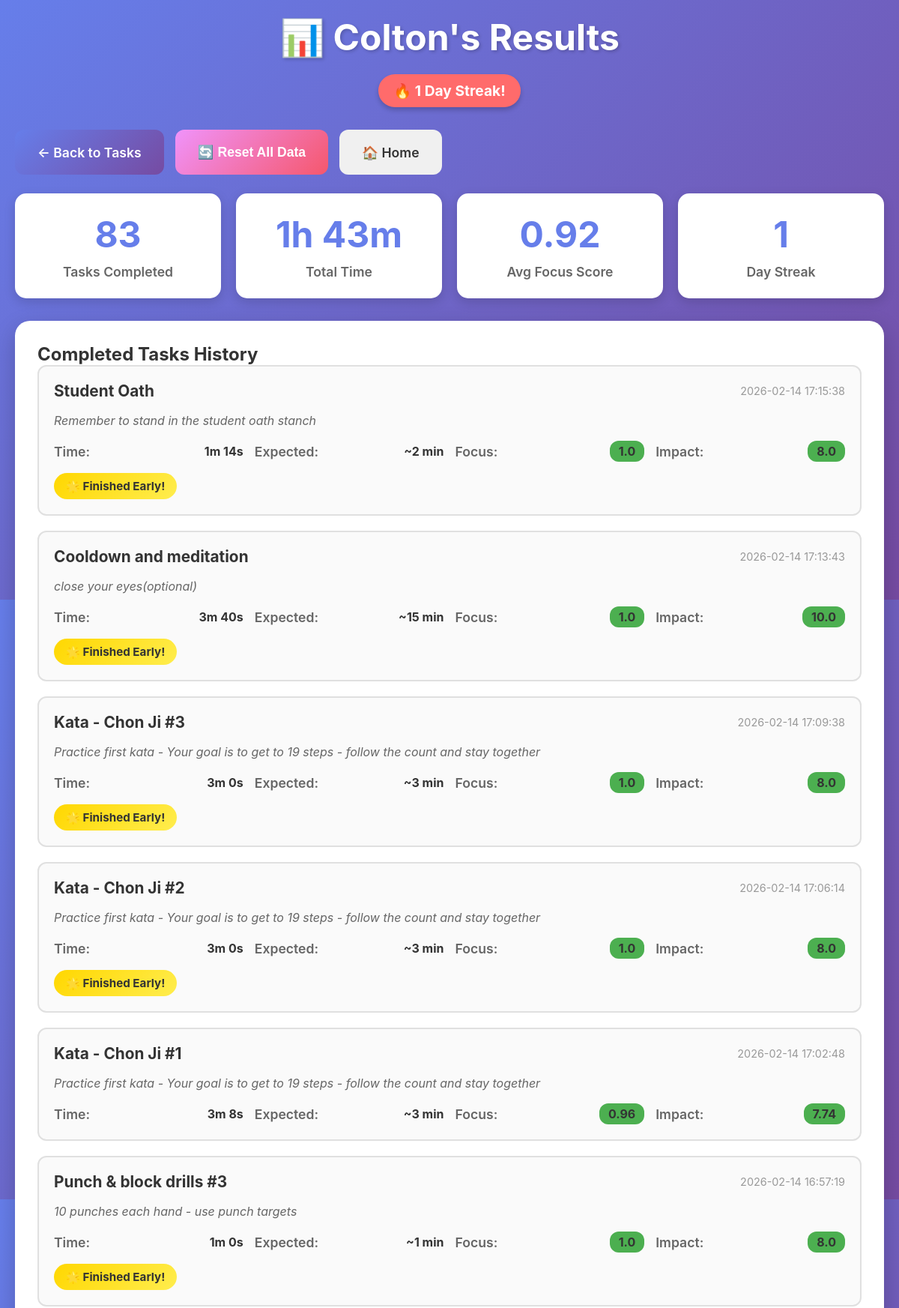
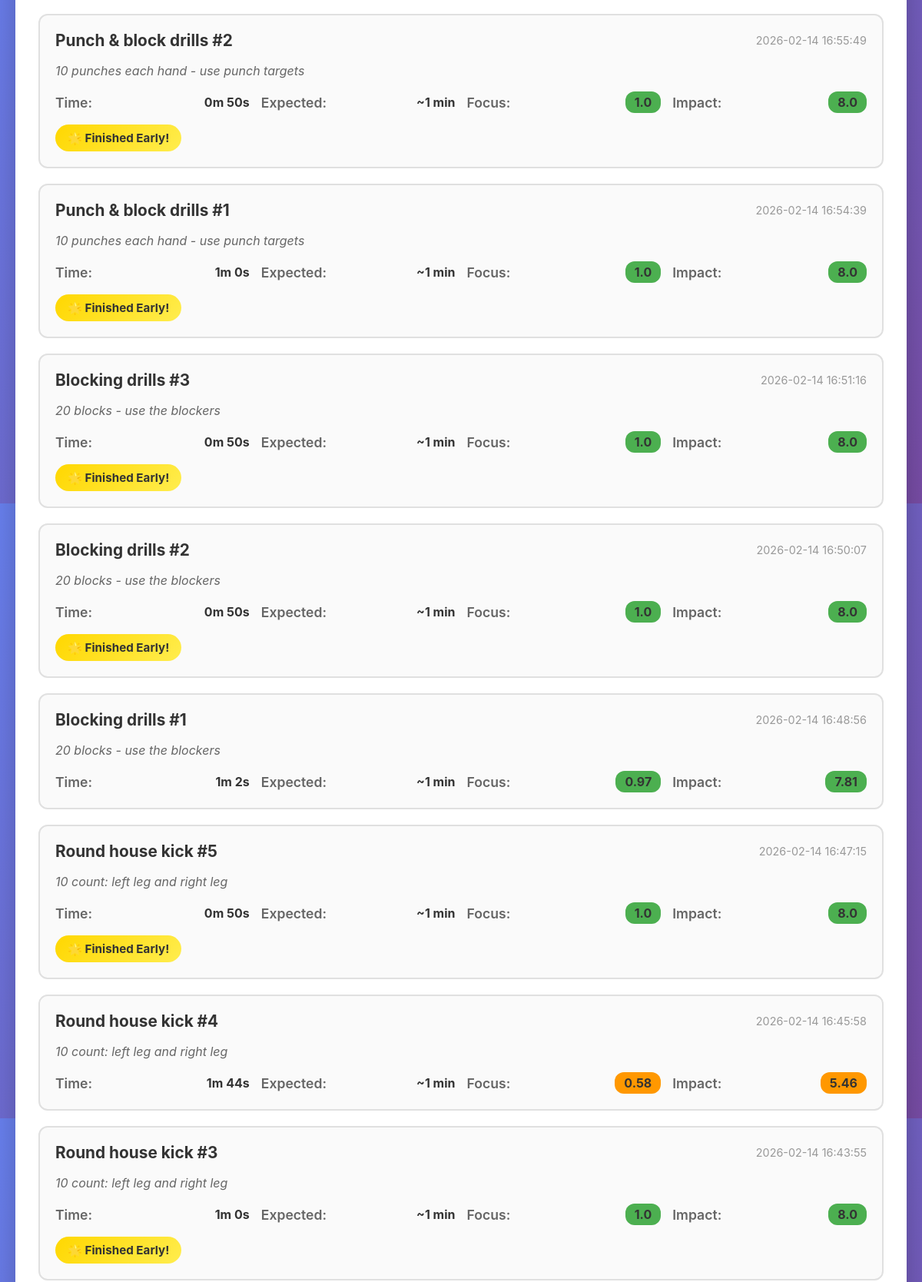
Page /results/1 (upper part) on the committed database (2 pictures, top to bottom).
### tables this page shows
CREATE TABLE students
                 (id INTEGER PRIMARY KEY AUTOINCREMENT,
                  name TEXT NOT NULL UNIQUE,
                  created_at TIMESTAMP DEFAULT CURRENT_TIMESTAMP);

CREATE TABLE task_completions
                 (id INTEGER PRIMARY KEY AUTOINCREMENT,
                  student_id INTEGER,
                  task_id INTEGER,
                  start_time TIMESTAMP,
                  end_time TIMESTAMP,
                  actual_time INTEGER,
                  focus_score REAL,
                  impact_score REAL,
                  completed_at TIMESTAMP DEFAULT CURRENT_TIMESTAMP,
                  FOREIGN KEY (student_id) REFERENCES students(id),
                  FOREIGN KEY (task_id) REFERENCES tasks(id));

CREATE TABLE tasks
                 (id INTEGER PRIMARY KEY AUTOINCREMENT,
                  title TEXT NOT NULL,
                  description TEXT,
                  estimated_time INTEGER,
                  difficulty_weight REAL DEFAULT 1.0,
                  created_at TIMESTAMP DEFAULT CURRENT_TIMESTAMP);

### main.py (the view)
@app.get("/results/{student_id}", response_class=HTMLResponse)
async def results(request: Request, student_id: int):
    conn = sqlite3.connect(DB_PATH)
    c = conn.cursor()
    c.execute("SELECT name FROM students WHERE id = ?", (student_id,))
    student = c.fetchone()
    if not student:
        conn.close()
        raise HTTPException(404, "Student not found")
    c.execute('''SELECT tc.id, t.title, t.description, t.estimated_time, tc.actual_time,
                        tc.focus_score, tc.impact_score, tc.completed_at
                 FROM task_completions tc
                 JOIN tasks t ON tc.task_id = t.id
                 WHERE tc.student_id = ?
                 ORDER BY tc.completed_at DESC''', (student_id,))
    completions = []
    total_time = 0
    total_focus = 0
    for row in c.fetchall():
        actual_seconds = row[4]
        total_time += actual_seconds
        total_focus += row[5]
        minutes = actual_seconds // 60
        seconds = actual_seconds % 60
        completions.append({
            "id": row[0],
            "title": row[1],
            "description": row[2],
            "estimated_time": row[3],
            "actual_time_display": f"{minutes}m {seconds}s",
            "actual_time": actual_seconds,
            "focus_score": round(row[5], 2),
            "impact_score": round(row[6], 2),
            "completed_at": row[7]
        })
    count = len(completions)
    avg_focus = round(total_focus / count, 2) if count > 0 else 0
    total_minutes = total_time // 60
    total_hours = total_minutes // 60
    remaining_minutes = total_minutes % 60
    streak = get_student_streak(student_id)
    conn.close()
    return templates.TemplateResponse("results.html", {
        "request": request,
        "student_id": student_id,
        "student_name": student[0],
        "completions": completions,
        "total_tasks": count,
        "total_time_display": f"{total_hours}h {remaining_minutes}m" if total_hours > 0 else f"{remaining_minutes}m",
        "avg_focus_score": avg_focus,
        "streak": streak
    })

### templates/results.html (shortened to what this page needs)
<!DOCTYPE html>
<html lang="en">
<head>
    <link rel="stylesheet" href="/static/style.css">
</head>
<body>
    <div class="container">
        <div class="header">
            <h1>📊 {{ student_name }}'s Results</h1>
            {% if streak > 0 %}
            <div class="streak-badge">🔥 {{ streak }} Day Streak!</div>
            {% endif %}
        </div>
        <div class="nav-buttons">
            <a href="/student/{{ student_id }}" class="btn btn-primary">← Back to Tasks</a>
            <button onclick="resetSession()" class="btn btn-warning">🔄 Reset All Data</button>
            <a href="/" class="btn btn-secondary">🏠 Home</a>
        </div>
        <div class="stats-grid">
            <div class="stat-card">
                <div class="stat-number">{{ total_tasks }}</div>
                <div class="stat-label">Tasks Completed</div>
            </div>
            <div class="stat-card">
                <div class="stat-number">{{ total_time_display }}</div>
                <div class="stat-label">Total Time</div>
            </div>
            <div class="stat-card">
                <div class="stat-number">{{ avg_focus_score }}</div>
                <div class="stat-label">Avg Focus Score</div>
            </div>
            <div class="stat-card">
                <div class="stat-number">{{ streak }}</div>
                <div class="stat-label">Day Streak</div>
            </div>
        </div>
        {% if completions %}
        <div class="card">
            <h2>Completed Tasks History</h2>
            <div class="completions-list">
                {% for completion in completions %}
                <div class="completion-item">
                    <div class="completion-header">
                        <h3>{{ completion.title }}</h3>
                        <span class="completion-date">
                            {{ completion.completed_at.split('.')[0].replace('T', ' ') }}
                        </span>
                    </div>
                    {% if completion.description %}
                    <p class="completion-description">{{ completion.description }}</p>
                    {% endif %}
                    <div class="completion-stats">
                        <div class="completion-stat">
                            <span class="label">Time:</span>
                            <span class="value">{{ completion.actual_time_display }}</span>
                        </div>
                        <div class="completion-stat">
                            <span class="label">Expected:</span>
                            <span class="value">~{{ completion.estimated_time }} min</span>
                        </div>
                        <div class="completion-stat">
                            <span class="label">Focus:</span>
                            <span class="value score-value
                                {% if completion.focus_score >= 0.8 %}score-high
                                {% elif completion.focus_score >= 0.5 %}score-medium
                                {% else %}score-low{% endif %}">
                                {{ completion.focus_score }}
                            </span>
                        </div>
                        <div class="completion-stat">
                            <span class="label">Impact:</span>
                            <span class="value score-value
                                {% if completion.impact_score >= 7 %}score-high
                                {% elif completion.impact_score >= 4 %}score-medium
                                {% else %}score-low{% endif %}">
                                {{ completion.impact_score }}
                            </span>
                        </div>
                    </div>
                    {% if completion.actual_time <= completion.estimated_time * 60 %}
                    <div class="achievement-badge">🌟 Finished Early!</div>
                    {% endif %}
                </div>
                {% endfor %}
            </div>
        </div>
        {% endif %}
    </div>
</body>
</html>

### static/style.css (style rules this page uses)
* { margin: 0; padding: 0; box-sizing: border-box; }
body { font-family: -apple-system, BlinkMacSystemFont, 'Segoe UI', Roboto, 'Helvetica Neue', Arial, sans-serif; background: linear-gradient(135deg, #667eea 0%, #764ba2 100%); min-height: 100vh; padding: 20px; color: #333; }
.container { max-width: 1200px; margin: 0 auto; }
.header { text-align: center; margin-bottom: 30px; color: white; }
.header h1 { font-size: 3rem; margin-bottom: 10px; text-shadow: 2px 2px 4px rgba(0,0,0,0.2); }
.streak-badge { display: inline-block; background: #ff6b6b; color: white; padding: 10px 20px; border-radius: 25px; font-size: 1.2rem; font-weight: bold; margin-top: 10px; box-shadow: 0 4px 6px rgba(0,0,0,0.2); }
.card { background: white; border-radius: 20px; padding: 30px; margin-bottom: 25px; box-shadow: 0 10px 30px rgba(0,0,0,0.2); }
.nav-buttons { display: flex; gap: 15px; margin-bottom: 25px; flex-wrap: wrap; }
.btn { padding: 15px 30px; border: none; border-radius: 12px; font-size: 1.1rem; font-weight: 600; cursor: pointer; transition: all 0.3s ease; text-decoration: none; display: inline-block; text-align: center; min-height: 60px; display: flex; align-items: center; justify-content: center; }
.btn-primary { background: linear-gradient(135deg, #667eea 0%, #764ba2 100%); color: white; }
.btn-secondary { background: #f0f0f0; color: #333; }
.btn-warning { background: linear-gradient(135deg, #f093fb 0%, #f5576c 100%); color: white; }
.label { font-weight: 600; margin-bottom: 15px; font-size: 1.1rem; color: #666; }
.stats-grid { display: grid; grid-template-columns: repeat(auto-fit, minmax(200px, 1fr)); gap: 20px; margin-bottom: 30px; }
.stat-card { background: white; border-radius: 15px; padding: 25px; text-align: center; box-shadow: 0 5px 15px rgba(0,0,0,0.15); }
.stat-number { font-size: 3rem; font-weight: bold; color: #667eea; margin-bottom: 10px; }
.stat-label { font-size: 1.1rem; color: #666; font-weight: 600; }
.completions-list { display: flex; flex-direction: column; gap: 20px; }
.completion-item { border: 2px solid #e0e0e0; border-radius: 12px; padding: 20px; background: #fafafa; }
.completion-header { display: flex; justify-content: space-between; align-items: center; margin-bottom: 15px; flex-wrap: wrap; gap: 10px; }
.completion-header h3 { font-size: 1.3rem; color: #333; }
.completion-date { color: #999; font-size: 0.9rem; }
.completion-description { color: #666; margin-bottom: 15px; line-height: 1.5; font-style: italic; }
.completion-stats { display: grid; grid-template-columns: repeat(auto-fit, minmax(150px, 1fr)); gap: 15px; }
.completion-stat { display: flex; justify-content: space-between; align-items: center; }
.completion-stat .label { color: #666; font-weight: 600; margin: 0; }
.completion-stat .value { font-weight: bold; color: #333; }
.score-value { padding: 4px 12px; border-radius: 12px; color: white; }
.score-high { background: #4caf50; }
.score-medium { background: #ff9800; }
.achievement-badge { margin-top: 15px; padding: 8px 16px; background: linear-gradient(135deg, #ffd700 0%, #ffed4e 100%); color: #333; border-radius: 20px; display: inline-block; font-weight: bold; font-size: 0.95rem; }

### rows in the picture
students: name "Colton"
task_completions: title "Student Oath", completed_at.split "2026-02-14 17:15:38", description "Remember to stand in the student oath stanch", actual_time_display "1m 14s", estimated_time "2", focus_score "1.0", impact_score "8.0", actual_time "🌟 Finished Early!"
task_completions: title "Cooldown and meditation", completed_at.split "2026-02-14 17:13:43", description "close your eyes(optional)", actual_time_display "3m 40s", estimated_time "15", focus_score "1.0", impact_score "10.0", actual_time "🌟 Finished Early!"
task_completions: title "Kata - Chon Ji #3", completed_at.split "2026-02-14 17:09:38", description "Practice first kata - Your goal is to get to 19 steps - follow the count and stay together", actual_time_display "3m 0s", estimated_time "3", focus_score "1.0", impact_score "8.0", actual_time "🌟 Finished Early!"
task_completions: title "Kata - Chon Ji #2", completed_at.split "2026-02-14 17:06:14", description "Practice first kata - Your goal is to get to 19 steps - follow the count and stay together", actual_time_display "3m 0s", estimated_time "3", focus_score "1.0", impact_score "8.0", actual_time "🌟 Finished Early!"
task_completions: title "Kata - Chon Ji #1", completed_at.split "2026-02-14 17:02:48", description "Practice first kata - Your goal is to get to 19 steps - follow the count and stay together", actual_time_display "3m 8s", estimated_time "3", focus_score "0.96", impact_score "7.74"
task_completions: title "Punch & block drills #3", completed_at.split "2026-02-14 16:57:19", description "10 punches each hand - use punch targets", actual_time_display "1m 0s", estimated_time "1", focus_score "1.0", impact_score "8.0", actual_time "🌟 Finished Early!"
task_completions: title "Punch & block drills #2", completed_at.split "2026-02-14 16:55:49", description "10 punches each hand - use punch targets", actual_time_display "0m 50s", estimated_time "1", focus_score "1.0", impact_score "8.0", actual_time "🌟 Finished Early!"
task_completions: title "Punch & block drills #1", completed_at.split "2026-02-14 16:54:39", description "10 punches each hand - use punch targets", actual_time_display "1m 0s", estimated_time "1", focus_score "1.0", impact_score "8.0", actual_time "🌟 Finished Early!"
task_completions: title "Blocking drills #3", completed_at.split "2026-02-14 16:51:16", description "20 blocks - use the blockers", actual_time_display "0m 50s", estimated_time "1", focus_score "1.0", impact_score "8.0", actual_time "🌟 Finished Early!"
task_completions: title "Blocking drills #2", completed_at.split "2026-02-14 16:50:07", description "20 blocks - use the blockers", actual_time_display "0m 50s", estimated_time "1", focus_score "1.0", impact_score "8.0", actual_time "🌟 Finished Early!"
task_completions: title "Blocking drills #1", completed_at.split "2026-02-14 16:48:56", description "20 blocks - use the blockers", actual_time_display "1m 2s", estimated_time "1", focus_score "0.97", impact_score "7.81"
task_completions: title "Round house kick #5", completed_at.split "2026-02-14 16:47:15", description "10 count: left leg and right leg", actual_time_display "0m 50s", estimated_time "1", focus_score "1.0", impact_score "8.0", actual_time "🌟 Finished Early!"
task_completions: title "Round house kick #4", completed_at.split "2026-02-14 16:45:58", description "10 count: left leg and right leg", actual_time_display "1m 44s", estimated_time "1", focus_score "0.58", impact_score "5.46"
task_completions: title "Round house kick #3", completed_at.split "2026-02-14 16:43:55", description "10 count: left leg and right leg", actual_time_display "1m 0s", estimated_time "1", focus_score "1.0", impact_score "8.0", actual_time "🌟 Finished Early!"

### other values in the picture
{{ streak }} "1"
{{ total_tasks }} "83"
{{ total_time_display }} "1h 43m"
{{ avg_focus_score }} "0.92"
